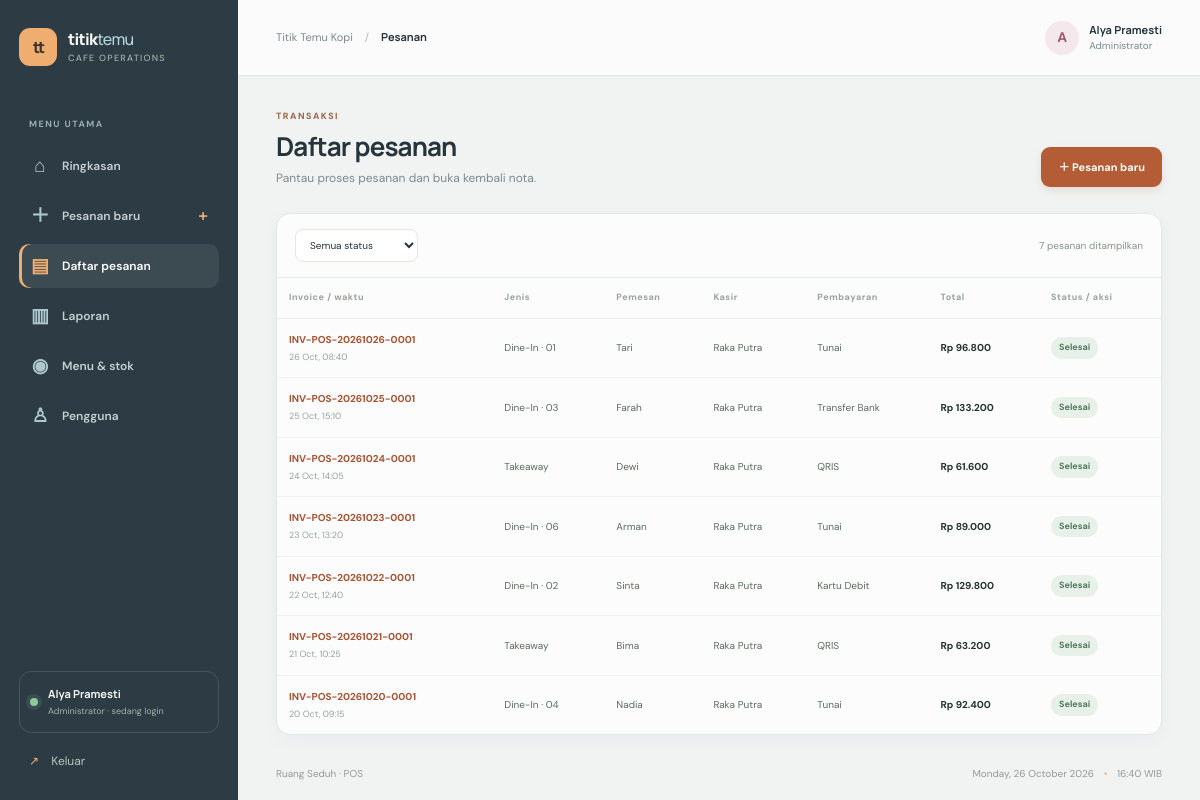
The page /index.php?page=orders (signed in) on the database its author committed.
### tables this page shows
CREATE TABLE orders (
 id BIGINT UNSIGNED AUTO_INCREMENT PRIMARY KEY,
 invoice_number VARCHAR(40) NOT NULL UNIQUE,
 user_id BIGINT UNSIGNED NOT NULL,
 order_type ENUM('Dine-In','Takeaway') NOT NULL,
 table_number VARCHAR(20) NULL,
 customer_name VARCHAR(100) NULL,
 subtotal INT UNSIGNED NOT NULL,
 tax_amount INT UNSIGNED NOT NULL DEFAULT 0,
 discount_amount INT UNSIGNED NOT NULL DEFAULT 0,
 grand_total INT UNSIGNED NOT NULL,
 payment_method ENUM('Tunai','QRIS','Transfer Bank','Kartu Debit') NOT NULL,
 amount_paid INT UNSIGNED NOT NULL,
 change_amount INT UNSIGNED NOT NULL DEFAULT 0,
 status ENUM('Diproses','Selesai','Dibatalkan') NOT NULL DEFAULT 'Diproses',
 created_at TIMESTAMP NOT NULL DEFAULT CURRENT_TIMESTAMP,
 CONSTRAINT fk_orders_user FOREIGN KEY(user_id) REFERENCES users(id),
 INDEX idx_orders_created_status(created_at,status),
 INDEX idx_orders_user(user_id)
);

CREATE TABLE users (
 id BIGINT UNSIGNED AUTO_INCREMENT PRIMARY KEY,
 username VARCHAR(40) NOT NULL UNIQUE,
 email VARCHAR(160) NOT NULL UNIQUE,
 password_hash VARCHAR(255) NOT NULL,
 full_name VARCHAR(100) NOT NULL,
 role ENUM('admin','kasir') NOT NULL DEFAULT 'kasir',
 status TINYINT(1) NOT NULL DEFAULT 1,
 created_at TIMESTAMP NOT NULL DEFAULT CURRENT_TIMESTAMP
);

### config.php (called while the page is built, shortened)
<?php
function db(): PDO {
    static $pdo;
    if (!$pdo) $pdo = new PDO('mysql:host='.DB_HOST.';dbname='.DB_NAME.';charset=utf8mb4', DB_USER, DB_PASS, [PDO::ATTR_ERRMODE=>PDO::ERRMODE_EXCEPTION,PDO::ATTR_DEFAULT_FETCH_MODE=>PDO::FETCH_ASSOC,PDO::ATTR_EMULATE_PREPARES=>false]);
    return $pdo;
}
function e(mixed $v): string { return htmlspecialchars((string)$v, ENT_QUOTES|ENT_SUBSTITUTE, 'UTF-8'); }
function rupiah(int|float|string $n): string { return 'Rp '.number_format((float)$n,0,',','.'); }
function current_user(): ?array { return $_SESSION['user'] ?? null; }
function is_admin(): bool { return (current_user()['role'] ?? '') === 'admin'; }

### views/orders.php (the view, shortened to what this page needs)
<?php $where='';$args=[];if(!is_admin()){$where='AND o.user_id=?';$args[] = current_user()['id'];}$filter=(string)($_GET['status']??'');if(in_array($filter,['Diproses','Selesai','Dibatalkan'],true)){$where.=' AND o.status=?';$args[]=$filter;}$rows=orders($where,$args,100);?>
<div class="page-heading"><div><p class="eyebrow">TRANSAKSI</p><h1>Daftar pesanan</h1><p class="subheading">Pantau proses pesanan dan buka kembali nota.</p></div><a class="button primary" href="index.php?page=new-order">＋ Pesanan baru</a></div><section class="panel"><div class="filter-row"><form method="get"><select id="status-filter" name="status" onchange="this.form.submit()"><option value="">Semua status</option></select></form><span class="result-count"><?= count($rows) ?> pesanan ditampilkan</span></div><div class="table-scroll"><table><thead><tr><th>Invoice / waktu</th><th>Jenis</th><th>Pemesan</th><?php if(is_admin()):?><th>Kasir</th><?php endif;?><th>Pembayaran</th><th>Total</th><th>Status / aksi</th></tr></thead><tbody><?php foreach($rows as $o):?><tr><td><a class="invoice-link" href="index.php?page=receipt&id=<?= (int)$o['id'] ?>"><?= e($o['invoice_number']) ?></a><small class="table-sub"><?= date('d M, H:i',strtotime($o['created_at'])) ?></small></td><td><?= e($o['order_type']) ?><?= $o['table_number']?' · '.$o['table_number']:'' ?></td><td><?= e($o['customer_name']?:'—') ?></td><?php if(is_admin()):?><td><?= e($o['cashier']) ?></td><?php endif;?><td><?= e($o['payment_method']) ?></td><td class="money-cell"><?= rupiah($o['grand_total']) ?></td><td><span class="status <?= $o['status']==='Selesai'?'done':($o['status']==='Dibatalkan'?'cancelled':'pending') ?>"><?= e($o['status']) ?></span></td></tr><?php endforeach;?></tbody></table></div></section>

### assets/style.css (style rules this page uses)
:root { --paper:#f4f5ef;--white:#fff;--ink:#182522;--muted:#78827d;--line:#e6e9e2;--navy:#20342f;--green:#287461;--mint:#e4f1e9;--gold:#eeb64a;--softgold:#fbf2dc;--coral:#bc614a;--softcoral:#faebe6;--shadow:0 12px 32px rgba(38,52,45,.045);--radius:18px }
* { box-sizing:border-box }
html { min-width:320px }
body { margin:0;background:var(--paper);color:var(--ink);font:14px/1.5 'DM Sans',sans-serif }
h1,h2,h3,strong,.brand { font-family:'Manrope','DM Sans',sans-serif }
a { color:inherit;text-decoration:none }
button,input,select { font:inherit }
button,a,select { -webkit-tap-highlight-color:transparent }
.page-heading { display:flex;justify-content:space-between;align-items:flex-end;gap:20px;margin-bottom:26px }
.eyebrow { margin:0 0 7px;color:#6c8878;font-size:9px;font-weight:700;letter-spacing:1.5px }
.page-heading h1 { margin:0;color:#1e2c28;font-size:26px;line-height:1.22;letter-spacing:-.9px }
.subheading { margin:7px 0 0;color:#7d8982;font-size:12px }
.button { display:inline-flex;min-height:40px;align-items:center;justify-content:center;gap:9px;padding:0 16px;border:1px solid transparent;border-radius:9px;font-size:11px;font-weight:700;transition:transform .15s,background .15s }
.button.primary { background:var(--green);color:#fff;box-shadow:0 5px 12px #28746120 }
.panel { border:1px solid #e6e9e2;border-radius:var(--radius);background:#fff;box-shadow:var(--shadow) }
.table-scroll { overflow-x:auto;width:100% }
table { width:100%;border-collapse:collapse;text-align:left;white-space:nowrap }
thead th { padding:13px 12px;border-bottom:1px solid #eaede7;color:#9aa29d;font-size:9px;font-weight:700;letter-spacing:.55px }
tbody td { padding:13px 12px;border-bottom:1px solid #f0f2ee;color:#5e6962;font-size:10px }
tbody tr:last-child td { border-bottom:0 }
.invoice-link { color:#326e56;font-size:10px;font-weight:700 }
.money-cell { color:#25332e;font-weight:700 }
.status { display:inline-flex;align-items:center;padding:4px 8px;border-radius:20px;font-size:9px;font-weight:700 }
.status.done { background:#e7f3eb;color:#397855 }
.table-sub { display:block;margin-top:4px;color:#98a09b;font-size:9px }
.filter-row { display:flex;align-items:center;justify-content:space-between;padding:15px 18px;border-bottom:1px solid var(--line) }
.filter-row select,select,input { color:var(--ink) }
.filter-row select { padding:8px 28px 8px 10px;border:1px solid #e3e8e1;border-radius:8px;background:#fff;font-size:10px }
.result-count { color:#89938d;font-size:10px }
:root { --paper:#f4f1f2;--white:#fffdfd;--ink:#393238;--muted:#847981;--line:#e9e1e5;--navy:#4b3c44;--green:#ad647f;--mint:#f4e8ed;--gold:#e3a4bb;--softgold:#f8edf1;--coral:#a94f6c;--softcoral:#faedf1;--shadow:0 12px 32px rgba(74,51,63,.055) }
.button.primary { background:#ad647f;box-shadow:0 5px 12px #ad647f22 }
.status.done { background:#eaf1eb;color:#537b60 }
.stat-card,.panel { border-color:#e9e1e5 }
:root { --paper:#f1f3f3;--white:#fbfcfb;--ink:#26343c;--muted:#7d898e;--line:#e1e7e7;--navy:#2c3b44;--green:#b45c35;--mint:#e6eef0;--gold:#efad70;--softgold:#f8eee5;--coral:#ae5149;--softcoral:#f8e9e6;--shadow:0 10px 26px rgba(35,52,61,.055);--radius:14px }
body { background:var(--paper);color:var(--ink) }
.breadcrumb strong,.page-heading h1 { color:#26343c }
.eyebrow { color:#9a6547 }
.subheading { color:#7d898e }
.button.primary { background:#b45c35;color:#fff;box-shadow:0 4px 10px #8d4b2e22 }
.button { transition:background .18s,color .18s,transform .18s,box-shadow .18s }
.panel { border-color:#e1e7e7;border-radius:14px;background:#fbfcfb;box-shadow:0 6px 20px rgba(35,52,61,.035) }
.text-link,.add-line,.mini-action,.link-button,.menu-actions a,.invoice-link,.reveal,.cancel-link { color:#a85232 }
.status.done { background:#e8f1e9;color:#4f795b }
body.page-entered .page-heading { animation:soft-enter .42s cubic-bezier(.2,.75,.3,1) both }

### rows shown on the page
orders: invoice_number "INV-POS-20261026-0001", created_at "26 Oct, 08:40", order_type "Dine-In", table_number "01", customer_name "Tari", user.full_name "Raka Putra", payment_method "Tunai", grand_total "Rp 96.800", status "Selesai"
orders: invoice_number "INV-POS-20261025-0001", created_at "25 Oct, 15:10", order_type "Dine-In", table_number "03", customer_name "Farah", user.full_name "Raka Putra", payment_method "Transfer Bank", grand_total "Rp 133.200", status "Selesai"
orders: invoice_number "INV-POS-20261024-0001", created_at "24 Oct, 14:05", order_type "Takeaway", customer_name "Dewi", user.full_name "Raka Putra", payment_method "QRIS", grand_total "Rp 61.600", status "Selesai"
orders: invoice_number "INV-POS-20261023-0001", created_at "23 Oct, 13:20", order_type "Dine-In", table_number "06", customer_name "Arman", user.full_name "Raka Putra", payment_method "Tunai", grand_total "Rp 89.000", status "Selesai"
orders: invoice_number "INV-POS-20261022-0001", created_at "22 Oct, 12:40", order_type "Dine-In", table_number "02", customer_name "Sinta", user.full_name "Raka Putra", payment_method "Kartu Debit", grand_total "Rp 129.800", status "Selesai"
orders: invoice_number "INV-POS-20261021-0001", created_at "21 Oct, 10:25", order_type "Takeaway", customer_name "Bima", user.full_name "Raka Putra", payment_method "QRIS", grand_total "Rp 63.200", status "Selesai"
orders: invoice_number "INV-POS-20261020-0001", created_at "20 Oct, 09:15", order_type "Dine-In", table_number "04", customer_name "Nadia", user.full_name "Raka Putra", payment_method "Tunai", grand_total "Rp 92.400", status "Selesai"

### other values the page prints
$icon "⌂"
$label "Ringkasan"
$icon "＋"
$label "Pesanan baru"
$icon "▤"
$label "Daftar pesanan"
$icon "▥"
$label "Laporan"
$icon "◉"
$label "Menu & stok"
$icon "♙"
$label "Pengguna"
current_user()['name'] "Alya Pramesti"
$title "Pesanan"
mb_strtoupper(mb_substr(current_user()['name'],0,1)) "A"
